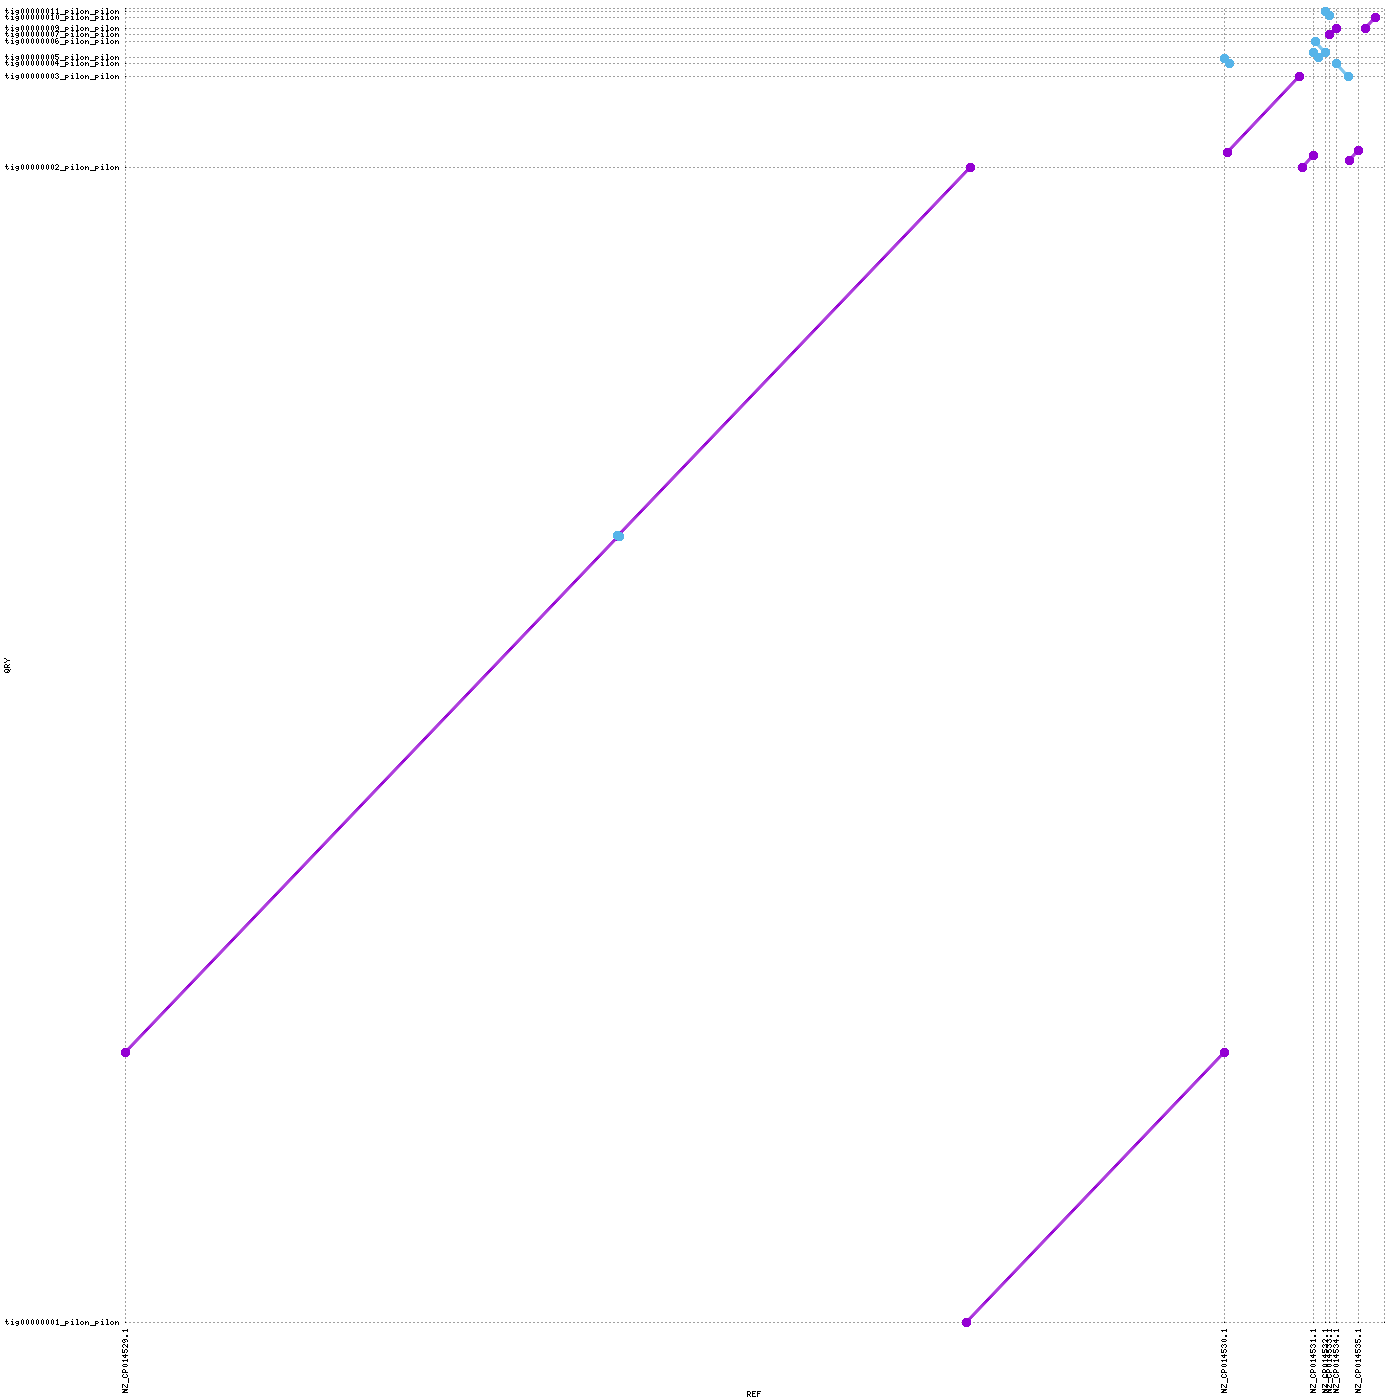

This figure's gnuplot source:
set terminal png tiny size 1400,1400
set output "/home/dich3309/rnaseq-tnseq-enterococcus-analysis/analyses/03_assembly_evaluation/mummer/canu_pacbio_pilon_r2/canu_pacbio_pilon_r2_plot.png"
set xtics rotate ( \
 "NZ_CP014529.1" 1.0, \
 "NZ_CP014530.1" 2765010.0, \
 "NZ_CP014531.1" 2988697.0, \
 "NZ_CP014532.1" 3021119.0, \
 "NZ_CP014533.1" 3030428.0, \
 "NZ_CP014534.1" 3047681.0, \
 "NZ_CP014535.1" 3102847.0, \
 "" 3168410 \
)
set ytics ( \
 "tig00000001_pilon_pilon" 1.0, \
 "tig00000002_pilon_pilon" 2775212.0, \
 "tig00000003_pilon_pilon" 2993788.0, \
 "tig00000004_pilon_pilon" 3022674.0, \
 "tig00000005_pilon_pilon" 3037410.0, \
 "tig00000006_pilon_pilon" 3077422.0, \
 "tig00000007_pilon_pilon" 3092442.0, \
 "tig00000009_pilon_pilon" 3108568.0, \
 "tig00000010_pilon_pilon" 3133419.0, \
 "tig00000011_pilon_pilon" 3148873.0, \
 "" 3155923 \
)
set size 1,1
set grid
unset key
set border 0
set tics scale 0
set xlabel "REF"
set ylabel "QRY"
set format "%.0f"
set mouse format "%.0f"
set mouse mouseformat "[%.0f, %.0f]"
set xrange [1:3168410]
set yrange [1:3155923]
set style line 1  lt 1 lw 3 pt 6 ps 1
set style line 2  lt 3 lw 3 pt 6 ps 1
set style line 3  lt 2 lw 3 pt 6 ps 1
plot \
 "/home/dich3309/rnaseq-tnseq-enterococcus-analysis/analyses/03_assembly_evaluation/mummer/canu_pacbio_pilon_r2/canu_pacbio_pilon_r2_plot.fplot" title "FWD" w lp ls 1, \
 "/home/dich3309/rnaseq-tnseq-enterococcus-analysis/analyses/03_assembly_evaluation/mummer/canu_pacbio_pilon_r2/canu_pacbio_pilon_r2_plot.rplot" title "REV" w lp ls 2
